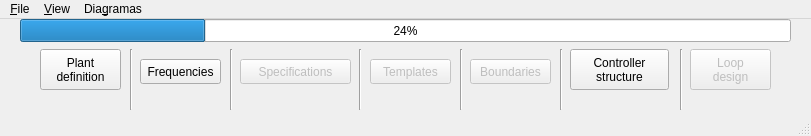
<?xml version="1.0" encoding="UTF-8"?>
<ui version="4.0">
 <class>MainWindow</class>
 <widget class="QMainWindow" name="MainWindow">
  <property name="geometry">
   <rect>
    <x>0</x>
    <y>0</y>
    <width>811</width>
    <height>136</height>
   </rect>
  </property>
  <property name="windowTitle">
   <string>MainWindow</string>
  </property>
  <widget class="QWidget" name="centralwidget">
   <widget class="QProgressBar" name="progressBar">
    <property name="geometry">
     <rect>
      <x>20</x>
      <y>0</y>
      <width>771</width>
      <height>23</height>
     </rect>
    </property>
    <property name="value">
     <number>24</number>
    </property>
   </widget>
   <widget class="QPushButton" name="plantButton">
    <property name="geometry">
     <rect>
      <x>40</x>
      <y>30</y>
      <width>81</width>
      <height>41</height>
     </rect>
    </property>
    <property name="text">
     <string>Plant
definition</string>
    </property>
   </widget>
   <widget class="QPushButton" name="specificationsButton">
    <property name="enabled">
     <bool>false</bool>
    </property>
    <property name="geometry">
     <rect>
      <x>240</x>
      <y>40</y>
      <width>111</width>
      <height>25</height>
     </rect>
    </property>
    <property name="text">
     <string>Specifications</string>
    </property>
   </widget>
   <widget class="QPushButton" name="frequenciesButton">
    <property name="enabled">
     <bool>true</bool>
    </property>
    <property name="geometry">
     <rect>
      <x>140</x>
      <y>40</y>
      <width>81</width>
      <height>25</height>
     </rect>
    </property>
    <property name="text">
     <string>Frequencies</string>
    </property>
   </widget>
   <widget class="QPushButton" name="templatesButton">
    <property name="enabled">
     <bool>false</bool>
    </property>
    <property name="geometry">
     <rect>
      <x>370</x>
      <y>40</y>
      <width>81</width>
      <height>25</height>
     </rect>
    </property>
    <property name="text">
     <string>Templates</string>
    </property>
   </widget>
   <widget class="QPushButton" name="boundariesButton">
    <property name="enabled">
     <bool>false</bool>
    </property>
    <property name="geometry">
     <rect>
      <x>470</x>
      <y>40</y>
      <width>81</width>
      <height>25</height>
     </rect>
    </property>
    <property name="text">
     <string>Boundaries</string>
    </property>
   </widget>
   <widget class="QPushButton" name="loopButton">
    <property name="enabled">
     <bool>false</bool>
    </property>
    <property name="geometry">
     <rect>
      <x>690</x>
      <y>30</y>
      <width>81</width>
      <height>41</height>
     </rect>
    </property>
    <property name="text">
     <string>Loop
design</string>
    </property>
   </widget>
   <widget class="Line" name="line">
    <property name="geometry">
     <rect>
      <x>350</x>
      <y>30</y>
      <width>20</width>
      <height>61</height>
     </rect>
    </property>
    <property name="orientation">
     <enum>Qt::Vertical</enum>
    </property>
   </widget>
   <widget class="Line" name="line_2">
    <property name="geometry">
     <rect>
      <x>460</x>
      <y>30</y>
      <width>3</width>
      <height>61</height>
     </rect>
    </property>
    <property name="orientation">
     <enum>Qt::Vertical</enum>
    </property>
   </widget>
   <widget class="Line" name="line_4">
    <property name="geometry">
     <rect>
      <x>560</x>
      <y>30</y>
      <width>3</width>
      <height>61</height>
     </rect>
    </property>
    <property name="orientation">
     <enum>Qt::Vertical</enum>
    </property>
   </widget>
   <widget class="Line" name="line_3">
    <property name="geometry">
     <rect>
      <x>680</x>
      <y>30</y>
      <width>3</width>
      <height>61</height>
     </rect>
    </property>
    <property name="orientation">
     <enum>Qt::Vertical</enum>
    </property>
   </widget>
   <widget class="Line" name="line_5">
    <property name="geometry">
     <rect>
      <x>230</x>
      <y>30</y>
      <width>3</width>
      <height>61</height>
     </rect>
    </property>
    <property name="orientation">
     <enum>Qt::Vertical</enum>
    </property>
   </widget>
   <widget class="Line" name="line_6">
    <property name="geometry">
     <rect>
      <x>130</x>
      <y>30</y>
      <width>3</width>
      <height>61</height>
     </rect>
    </property>
    <property name="orientation">
     <enum>Qt::Vertical</enum>
    </property>
   </widget>
   <widget class="QPushButton" name="controllerButton">
    <property name="geometry">
     <rect>
      <x>570</x>
      <y>30</y>
      <width>99</width>
      <height>41</height>
     </rect>
    </property>
    <property name="text">
     <string>Controller
structure</string>
    </property>
   </widget>
  </widget>
  <widget class="QMenuBar" name="menubar">
   <property name="geometry">
    <rect>
     <x>0</x>
     <y>0</y>
     <width>811</width>
     <height>30</height>
    </rect>
   </property>
   <widget class="QMenu" name="menuFile">
    <property name="title">
     <string>&amp;File</string>
    </property>
    <addaction name="actionNew"/>
    <addaction name="actionOpen"/>
    <addaction name="separator"/>
    <addaction name="actionSave"/>
    <addaction name="actionSaveAs"/>
   </widget>
   <widget class="QMenu" name="menuView">
    <property name="title">
     <string>&amp;View</string>
    </property>
    <addaction name="separator"/>
    <addaction name="actionConsole"/>
   </widget>
   <widget class="QMenu" name="menuDiagrams">
    <property name="title">
     <string>Dia&amp;gramas</string>
    </property>
    <addaction name="bodeAction"/>
    <addaction name="actionTemplates"/>
    <addaction name="actionBoundaries"/>
    <addaction name="actionLoop"/>
   </widget>
   <addaction name="menuFile"/>
   <addaction name="menuView"/>
   <addaction name="menuDiagrams"/>
  </widget>
  <widget class="QStatusBar" name="statusbar"/>
  <action name="actionNew">
   <property name="text">
    <string>&amp;New</string>
   </property>
  </action>
  <action name="actionOpen">
   <property name="text">
    <string>&amp;Open</string>
   </property>
  </action>
  <action name="actionSave">
   <property name="text">
    <string>&amp;Save</string>
   </property>
  </action>
  <action name="actionSaveAs">
   <property name="text">
    <string>Save &amp;as...</string>
   </property>
  </action>
  <action name="actionConsole">
   <property name="text">
    <string>&amp;Console</string>
   </property>
  </action>
  <action name="bodeAction">
   <property name="enabled">
    <bool>false</bool>
   </property>
   <property name="text">
    <string>&amp;Bode diagram</string>
   </property>
  </action>
  <action name="actionNicholsLoop">
   <property name="text">
    <string>Nichols loop &amp;diagram</string>
   </property>
  </action>
  <action name="actionNyquistLoop">
   <property name="text">
    <string>Nyquist &amp;loop diagram</string>
   </property>
  </action>
  <action name="actionAllLoopDiagrams">
   <property name="text">
    <string>All &amp;diagrams</string>
   </property>
  </action>
  <action name="actionTemplates">
   <property name="text">
    <string>&amp;Templates</string>
   </property>
  </action>
  <action name="actionBoundaries">
   <property name="text">
    <string>&amp;Boundaries</string>
   </property>
  </action>
  <action name="actionLoop">
   <property name="text">
    <string>Loop</string>
   </property>
  </action>
 </widget>
 <resources/>
 <connections/>
</ui>
